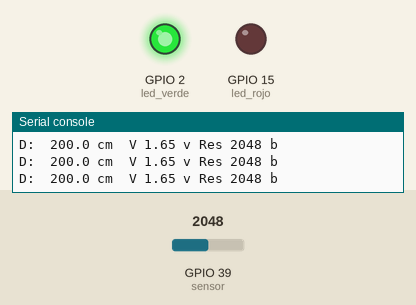
Simulated run of this program. Board: ESP32 board running MicroPython. Parts: output pins drawn as LEDs (lit = HIGH), the last lines printed to the serial console. The inputs (shaded band) are chosen by the test bench; at power-on: GPIO 39 (sensor) = 2048 (analog values on the 0–4095 scale).

Above: at 1.2 s.
1.3 s: GPIO 39 (sensor) set to 224
2.8 s: GPIO 39 (sensor) set to 192
At 4.1 s:
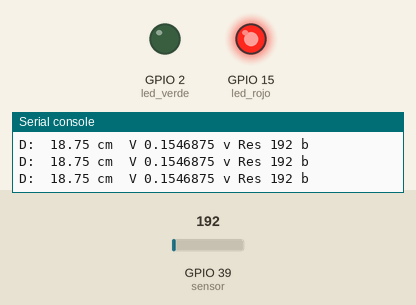
4.4 s: GPIO 39 (sensor) set to 491
At 5.7 s:
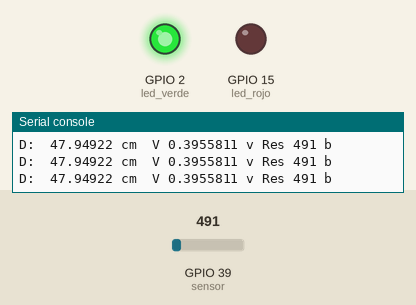
6.0 s: GPIO 39 (sensor) set to 0
At 7.4 s:
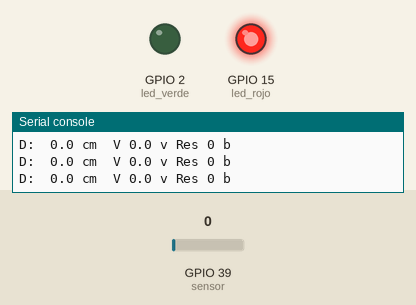
Timing chart, 0 to 8.6 s (numbered marks = the images above; inputs shaded):
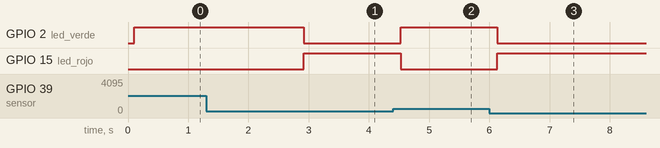

The program:

ADC_inicio.py
```python
from machine import Pin, ADC
import utime


# Indicadores
led_rojo= Pin(15, Pin.OUT)
led_verde = Pin(2, Pin.OUT)

# calibrar.... de acuerdo a las especificaciones del sensor
sensor = ADC(Pin(39))
sensor.atten(ADC.ATTN_11DB)  # para calibrar de 0 a 3.6v
sensor.width(ADC.WIDTH_12BIT) # establecer resolucion de 12 bits hasta 4096

# sensor tem 0 y 100 grados
while True:

    lectura =  sensor.read()
    factor_de_conversion = 400/4096
    factor_dos = 3.3/4096
    distancia = factor_de_conversion * lectura
    voltaje = factor_dos * lectura
    print("D: ",distancia, "cm", " V", voltaje, "v", "Res", lectura, "b")
    utime.sleep_ms(100)

    if distancia < 20:

        led_rojo.value(1)
        led_verde.value(0)


    else:
        led_rojo.value(0)
        led_verde.value(1)
```

Measured:
- the behaviour switches between 205 and 204 on GPIO 39 (sensor) (found by bisection; images 0 and 1)
- after the input at 2.8 s, GPIO 2 (led_verde): HIGH → LOW after 0.12 s; GPIO 15 (led_rojo): LOW → HIGH after 0.12 s
- after the input at 4.4 s, GPIO 2 (led_verde): LOW → HIGH after 0.12 s; GPIO 15 (led_rojo): HIGH → LOW after 0.12 s
- after the input at 6.0 s, GPIO 2 (led_verde): HIGH → LOW after 0.13 s; GPIO 15 (led_rojo): LOW → HIGH after 0.13 s
